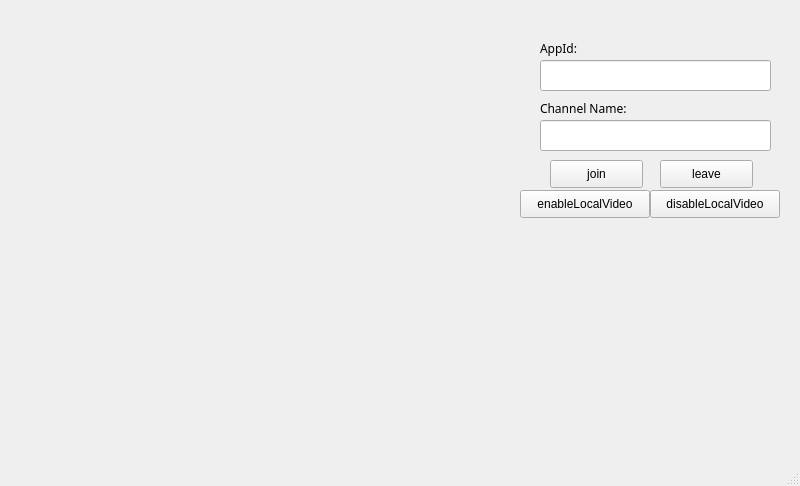
<?xml version="1.0" encoding="UTF-8"?>
<ui version="4.0">
 <class>MainWindow</class>
 <widget class="QMainWindow" name="MainWindow">
  <property name="geometry">
   <rect>
    <x>0</x>
    <y>0</y>
    <width>800</width>
    <height>486</height>
   </rect>
  </property>
  <property name="windowTitle">
   <string>MainWindow</string>
  </property>
  <widget class="QWidget" name="centralwidget">
   <widget class="QLabel" name="label">
    <property name="geometry">
     <rect>
      <x>540</x>
      <y>100</y>
      <width>111</width>
      <height>16</height>
     </rect>
    </property>
    <property name="font">
     <font>
      <family>微软雅黑 Light</family>
     </font>
    </property>
    <property name="text">
     <string>Channel Name:</string>
    </property>
   </widget>
   <widget class="QPushButton" name="joinButton">
    <property name="geometry">
     <rect>
      <x>550</x>
      <y>160</y>
      <width>93</width>
      <height>28</height>
     </rect>
    </property>
    <property name="text">
     <string>join</string>
    </property>
   </widget>
   <widget class="QPushButton" name="leaveButton">
    <property name="geometry">
     <rect>
      <x>660</x>
      <y>160</y>
      <width>93</width>
      <height>28</height>
     </rect>
    </property>
    <property name="text">
     <string>leave</string>
    </property>
   </widget>
   <widget class="QWidget" name="gridLayoutWidget">
    <property name="geometry">
     <rect>
      <x>530</x>
      <y>250</y>
      <width>251</width>
      <height>171</height>
     </rect>
    </property>
    <layout class="QGridLayout" name="gridLayout">
     <property name="horizontalSpacing">
      <number>7</number>
     </property>
    </layout>
   </widget>
   <widget class="QWidget" name="gridLayoutWidget_2">
    <property name="geometry">
     <rect>
      <x>20</x>
      <y>30</y>
      <width>471</width>
      <height>391</height>
     </rect>
    </property>
    <layout class="QGridLayout" name="gridLayout_2"/>
   </widget>
   <widget class="QPushButton" name="disableButton">
    <property name="geometry">
     <rect>
      <x>650</x>
      <y>190</y>
      <width>130</width>
      <height>28</height>
     </rect>
    </property>
    <property name="text">
     <string>disableLocalVideo</string>
    </property>
   </widget>
   <widget class="QPushButton" name="enableButton">
    <property name="geometry">
     <rect>
      <x>520</x>
      <y>190</y>
      <width>130</width>
      <height>28</height>
     </rect>
    </property>
    <property name="text">
     <string>enableLocalVideo</string>
    </property>
   </widget>
   <widget class="QLabel" name="label_2">
    <property name="geometry">
     <rect>
      <x>540</x>
      <y>40</y>
      <width>111</width>
      <height>16</height>
     </rect>
    </property>
    <property name="font">
     <font>
      <family>微软雅黑 Light</family>
     </font>
    </property>
    <property name="text">
     <string>AppId:</string>
    </property>
   </widget>
   <widget class="QLineEdit" name="appIdEdit">
    <property name="geometry">
     <rect>
      <x>540</x>
      <y>60</y>
      <width>231</width>
      <height>31</height>
     </rect>
    </property>
   </widget>
   <widget class="QLineEdit" name="channelEdit">
    <property name="geometry">
     <rect>
      <x>540</x>
      <y>120</y>
      <width>231</width>
      <height>31</height>
     </rect>
    </property>
   </widget>
  </widget>
  <widget class="QMenuBar" name="menubar">
   <property name="geometry">
    <rect>
     <x>0</x>
     <y>0</y>
     <width>800</width>
     <height>22</height>
    </rect>
   </property>
  </widget>
  <widget class="QStatusBar" name="statusbar"/>
 </widget>
 <resources/>
 <connections/>
</ui>
